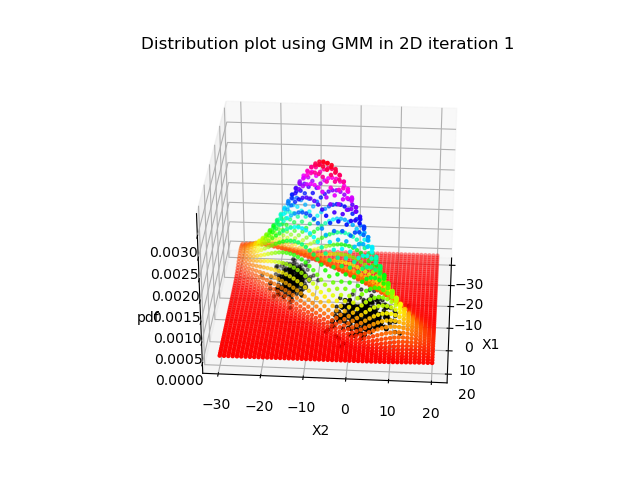
#> input picture plots/1.png, 640 x 480 px, found by its file name
$ python addnoise2img.py
#> lines starting #> are read from the running program, lines starting #| are printed output that depends on the picture; after the words box and inside, x2 and y2 are one past the last pixel; in counts of white or black regions, pixels touching at a corner belong together
import cv2
import numpy as np
import frames2video

j = 1
while 1:
      string = "D:\Study\Datasets\\video64\\"+str(j)+".png"
      string2 = "D:\Study\Datasets\\video64_noise\\" + str(j) + ".png"
      print(string)
      img = cv2.imread(string)
#> img is the input picture: shape (480, 640, 3); mean B, G, R 233.6, 236.2, 245.3
      j += 1
      rows,cols,dims=img.shape
#> rows = 480; cols = 640; dims = 3

      for i in range(5000):

        x=np.random.randint(0,rows)

        y=np.random.randint(0,cols)

        img[x,y,:]=255
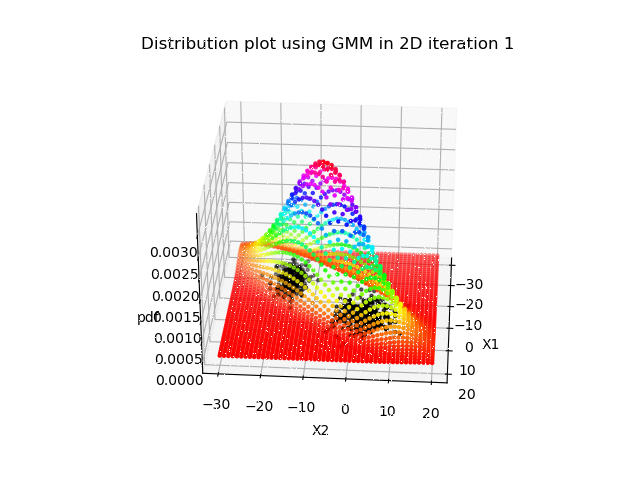
#> img: shape (480, 640, 3); 0.41% of pixels changed, all inside (x1, y1, x2, y2) = (139, 37, 513, 435)
      cv2.imshow("",img)
      cv2.imwrite(string2,img)

pic2video()
